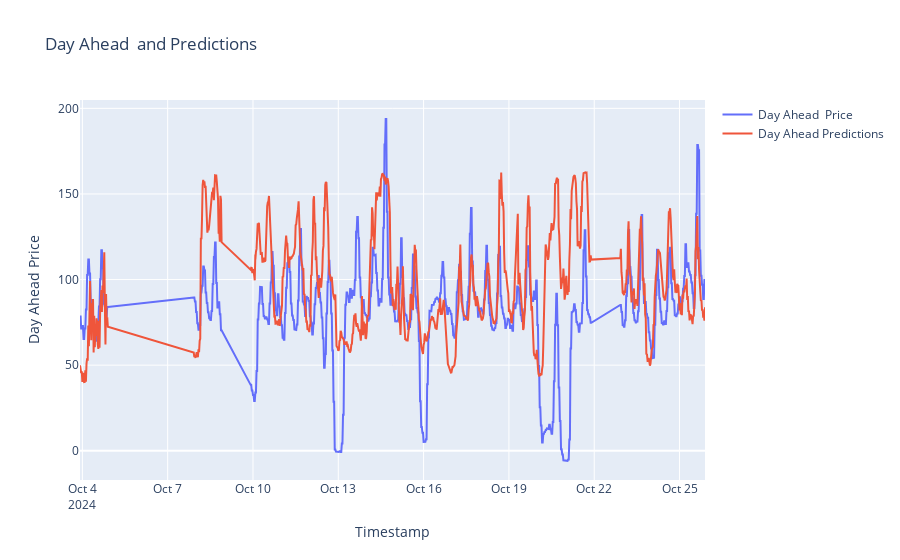

The notebook cell saved with this chart:
### Code cell
#plot imbalance price and predictions
fig = go.Figure()
fig.add_trace(go.Scatter(x=df_api_new_merged1["datetime"], y=df_api_new_merged1["day_ahead_price"], mode='lines', name='Day Ahead  Price'))
fig.add_trace(go.Scatter(x=df_api_new_merged1["datetime"], y=df_api_new_merged1["day_ahead_price_predictions"], mode='lines', name='Day Ahead Predictions'))
fig.update_layout(title='Day Ahead  and Predictions', xaxis_title='Timestamp', yaxis_title='Day Ahead Price')
fig.show()

### Figure 1 — Plotly figure (JSON) as saved in the notebook; plotly's stock layout.template omitted (floating-point values rounded to 4 significant figures; data arrays with more than 128 entries replaced by an {"elided": "..."} marker saying what was removed)
{"data": [{"mode": "lines", "name": "Day Ahead  Price", "type": "scatter", "x": {"elided": "823 str values"}, "y": {"elided": "823 float values"}}, {"mode": "lines", "name": "Day Ahead Predictions", "type": "scatter", "x": {"elided": "823 str values"}, "y": {"elided": "823 float values"}}], "layout": {"title": {"text": "Day Ahead  and Predictions"}, "xaxis": {"title": {"text": "Timestamp"}}, "yaxis": {"title": {"text": "Day Ahead Price"}}}}
